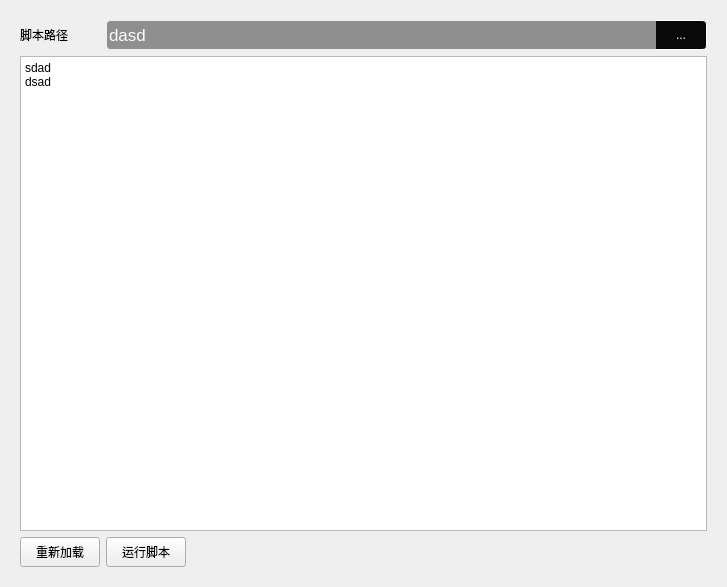
<?xml version="1.0" encoding="UTF-8"?>
<ui version="4.0">
 <class>Form</class>
 <widget class="QWidget" name="Form">
  <property name="geometry">
   <rect>
    <x>0</x>
    <y>0</y>
    <width>727</width>
    <height>587</height>
   </rect>
  </property>
  <property name="windowTitle">
   <string>Form</string>
  </property>
  <layout class="QGridLayout" name="gridLayout_2">
   <item row="0" column="0">
    <widget class="QStackedWidget" name="stackedWidget">
     <property name="styleSheet">
      <string notr="true">QLabel,QPushButton{
	color: rgb(0, 0, 0);
	font: 14pt &quot;黑体&quot;;
}
QPushButton{
	font: 11pt &quot;黑体&quot;;
}</string>
     </property>
     <property name="currentIndex">
      <number>0</number>
     </property>
     <widget class="QWidget" name="page">
      <layout class="QGridLayout" name="gridLayout">
       <item row="0" column="0">
        <widget class="QLabel" name="label_jspath">
         <property name="styleSheet">
          <string notr="true">QLabel{
	color: rgb(0, 0, 0);
	font: 10pt &quot;黑体&quot;;
}</string>
         </property>
         <property name="text">
          <string>脚本路径</string>
         </property>
        </widget>
       </item>
       <item row="0" column="1" colspan="2">
        <layout class="QHBoxLayout" name="horizontalLayout">
         <property name="spacing">
          <number>0</number>
         </property>
         <item>
          <widget class="QLineEdit" name="lineEdit_jspath">
           <property name="minimumSize">
            <size>
             <width>0</width>
             <height>30</height>
            </size>
           </property>
           <property name="maximumSize">
            <size>
             <width>16777215</width>
             <height>30</height>
            </size>
           </property>
           <property name="styleSheet">
            <string notr="true">QLineEdit{
color: rgb(252, 252, 252);
font-size:13pt;
background-color: rgb(143, 143, 143);
border:1px solid rgb(238, 238, 238);
border-right:none;
border-top-left-radius:4px;
border-bottom-left-radius:4px;
font: 11pt &quot;黑体&quot;;
}</string>
           </property>
           <property name="text">
            <string>dasd</string>
           </property>
          </widget>
         </item>
         <item>
          <widget class="QPushButton" name="btn_open">
           <property name="minimumSize">
            <size>
             <width>51</width>
             <height>30</height>
            </size>
           </property>
           <property name="maximumSize">
            <size>
             <width>51</width>
             <height>30</height>
            </size>
           </property>
           <property name="styleSheet">
            <string notr="true">QPushButton{
border:1px solid rgb(255, 255, 255);
border-left:none;
border-top-right-radius:4px;
border-bottom-right-radius:4px;
color: rgb(255, 255, 255);
background-color:rgb(9, 9, 9);
font: 13pt &quot;华文琥珀&quot;;
}
QPushButton:pressed{
font-size:10px;
background-color:rgb(95, 48, 0);
}</string>
           </property>
           <property name="text">
            <string>...</string>
           </property>
          </widget>
         </item>
        </layout>
       </item>
       <item row="1" column="0" colspan="3">
        <widget class="QTextEdit" name="textEdit_code">
         <property name="html">
          <string>&lt;!DOCTYPE HTML PUBLIC &quot;-//W3C//DTD HTML 4.0//EN&quot; &quot;http://www.w3.org/TR/REC-html40/strict.dtd&quot;&gt;
&lt;html&gt;&lt;head&gt;&lt;meta name=&quot;qrichtext&quot; content=&quot;1&quot; /&gt;&lt;style type=&quot;text/css&quot;&gt;
p, li { white-space: pre-wrap; }
&lt;/style&gt;&lt;/head&gt;&lt;body style=&quot; font-family:'SimSun'; font-size:9pt; font-weight:400; font-style:normal;&quot;&gt;
&lt;p style=&quot; margin-top:0px; margin-bottom:0px; margin-left:0px; margin-right:0px; -qt-block-indent:0; text-indent:0px;&quot;&gt;sdad&lt;/p&gt;
&lt;p style=&quot; margin-top:0px; margin-bottom:0px; margin-left:0px; margin-right:0px; -qt-block-indent:0; text-indent:0px;&quot;&gt;dsad&lt;/p&gt;
&lt;p style=&quot;-qt-paragraph-type:empty; margin-top:0px; margin-bottom:0px; margin-left:0px; margin-right:0px; -qt-block-indent:0; text-indent:0px;&quot;&gt;&lt;br /&gt;&lt;/p&gt;&lt;/body&gt;&lt;/html&gt;</string>
         </property>
        </widget>
       </item>
       <item row="2" column="0">
        <widget class="QPushButton" name="btn_reload">
         <property name="minimumSize">
          <size>
           <width>0</width>
           <height>30</height>
          </size>
         </property>
         <property name="text">
          <string>重新加载</string>
         </property>
        </widget>
       </item>
       <item row="2" column="1">
        <widget class="QPushButton" name="btn_run">
         <property name="minimumSize">
          <size>
           <width>0</width>
           <height>30</height>
          </size>
         </property>
         <property name="text">
          <string>运行脚本</string>
         </property>
        </widget>
       </item>
       <item row="2" column="2">
        <spacer name="horizontalSpacer">
         <property name="orientation">
          <enum>Qt::Horizontal</enum>
         </property>
         <property name="sizeHint" stdset="0">
          <size>
           <width>526</width>
           <height>20</height>
          </size>
         </property>
        </spacer>
       </item>
      </layout>
     </widget>
     <widget class="QWidget" name="page_2">
      <widget class="QPushButton" name="pushButton">
       <property name="geometry">
        <rect>
         <x>200</x>
         <y>230</y>
         <width>111</width>
         <height>51</height>
        </rect>
       </property>
       <property name="styleSheet">
        <string notr="true"/>
       </property>
       <property name="text">
        <string>确认修改吗？</string>
       </property>
      </widget>
      <widget class="QLabel" name="label">
       <property name="geometry">
        <rect>
         <x>180</x>
         <y>120</y>
         <width>311</width>
         <height>81</height>
        </rect>
       </property>
       <property name="text">
        <string>你不是该脚本的创建者</string>
       </property>
       <property name="alignment">
        <set>Qt::AlignCenter</set>
       </property>
      </widget>
      <widget class="QPushButton" name="pushButton_2">
       <property name="geometry">
        <rect>
         <x>340</x>
         <y>230</y>
         <width>141</width>
         <height>51</height>
        </rect>
       </property>
       <property name="text">
        <string>已只读方式查看</string>
       </property>
      </widget>
     </widget>
    </widget>
   </item>
  </layout>
 </widget>
 <resources/>
 <connections/>
</ui>
